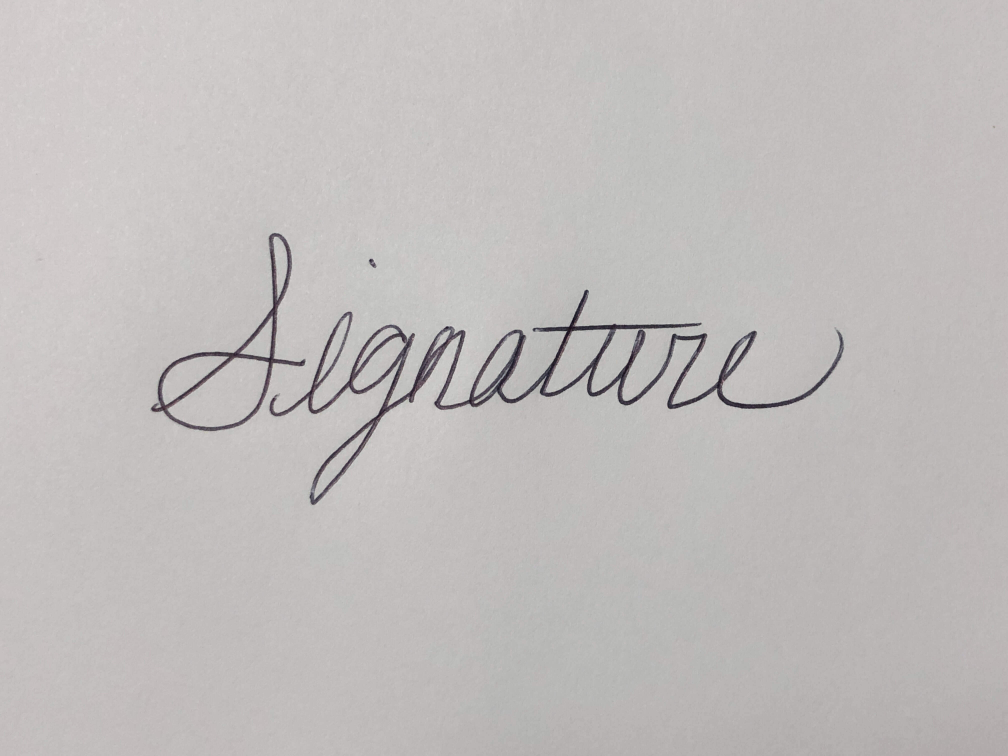
#> input picture signature.jpg, 4032 x 3024 px (shown at 1/4 size)
$ python main.py
#> lines starting #> are read from the running program, lines starting #| are printed output that depends on the picture; after the words box and inside, x2 and y2 are one past the last pixel; in counts of white or black regions, pixels touching at a corner belong together
import matplotlib.pyplot as plt
import cv2
import numpy as np

plt.rcParams['figure.figsize'] = (6.0, 6.0)
plt.rcParams['image.cmap'] = 'gray'
sig_org = cv2.imread('signature.jpg', cv2.IMREAD_COLOR)
#> sig_org is the input picture: shape (3024, 4032, 3); mean B, G, R 187.7, 188.6, 192.2

# Crop the original image
sig = sig_org[700:2100, 450:3500, :]
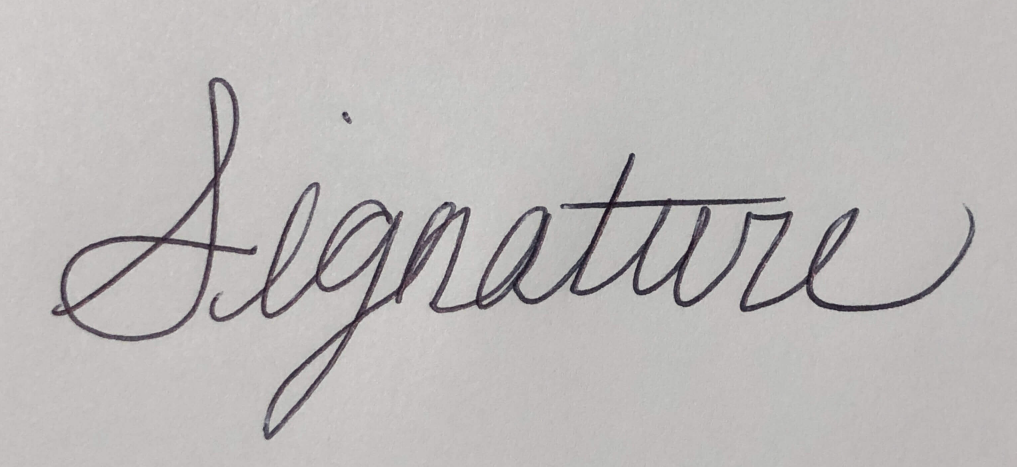
#> sig: shape (1400, 3050, 3) (shown at 1/3 size); mean B, G, R 184.9, 185.6, 188.7

# Convert to gray
sig_gray = cv2.cvtColor(sig, cv2.COLOR_BGR2GRAY)

# Create an alpha mask using inverse thresholding
ret, alpha_mask = cv2.threshold(sig_gray, 170, 255, cv2.THRESH_BINARY_INV)
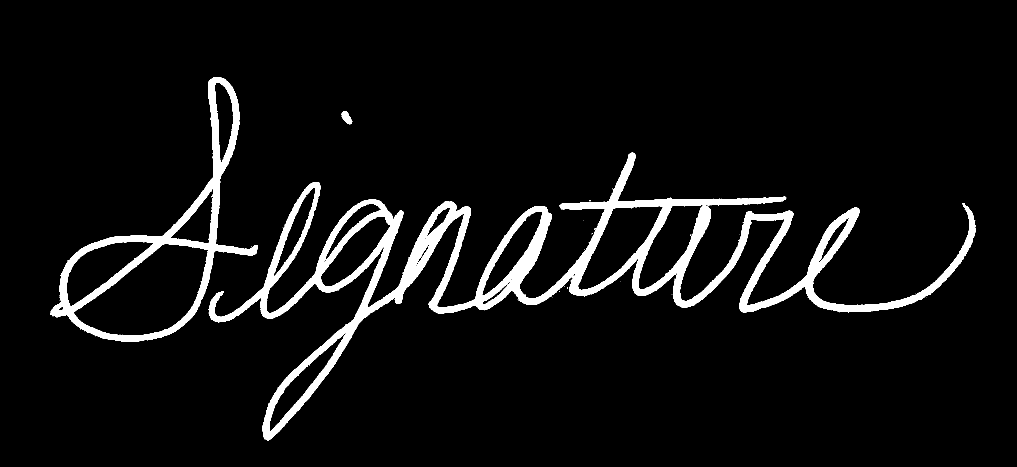
#> alpha_mask: shape (1400, 3050) (shown at 1/3 size); 5.9% white; 44 white regions (41 under 20 px), largest, box (x1, y1, x2, y2) and area: (625, 458, 2927, 1321) 197080, (151, 231, 774, 1026) 53072, (1024, 334, 1057, 373) 722

# We can enhance the color to look like blue ink
blue_mask = sig.copy()
blue_mask[:, :] = (255, 0, 0)
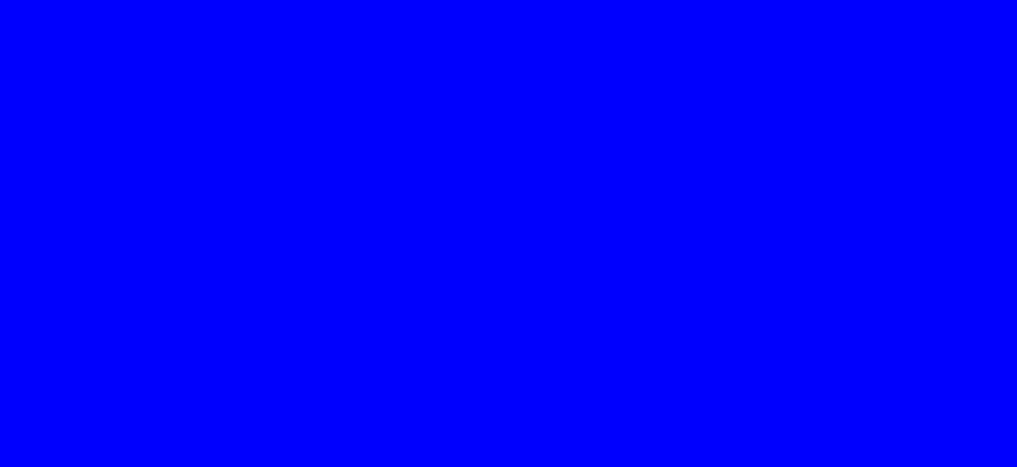
#> blue_mask: shape (1400, 3050, 3) (shown at 1/3 size); mean B, G, R 255, 0, 0

sig_color = cv2.addWeighted(sig, 1, blue_mask, 0.5, 0)
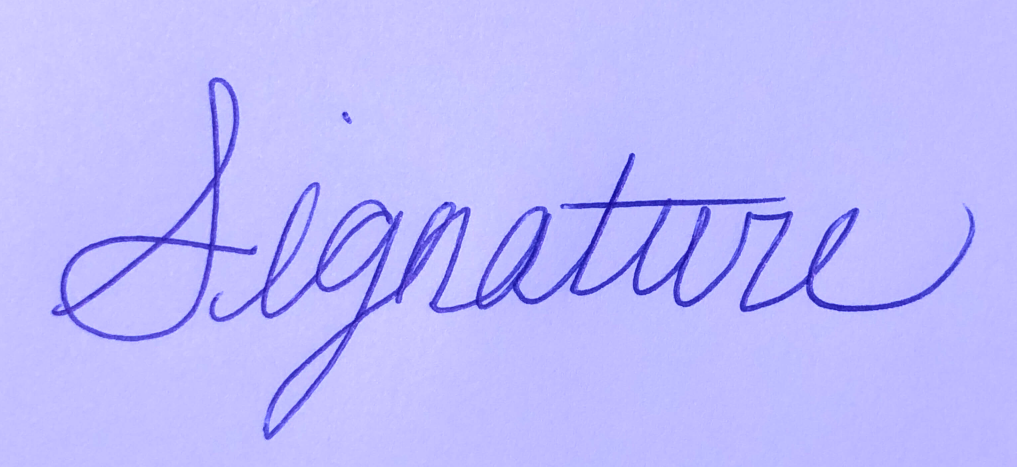
#> sig_color: shape (1400, 3050, 3) (shown at 1/3 size); mean B, G, R 252.7, 185.6, 188.7

# Add the alpha mask as the 4th channel to the image

# split the color channels from the color image
b, g, r = cv2.split(sig_color)
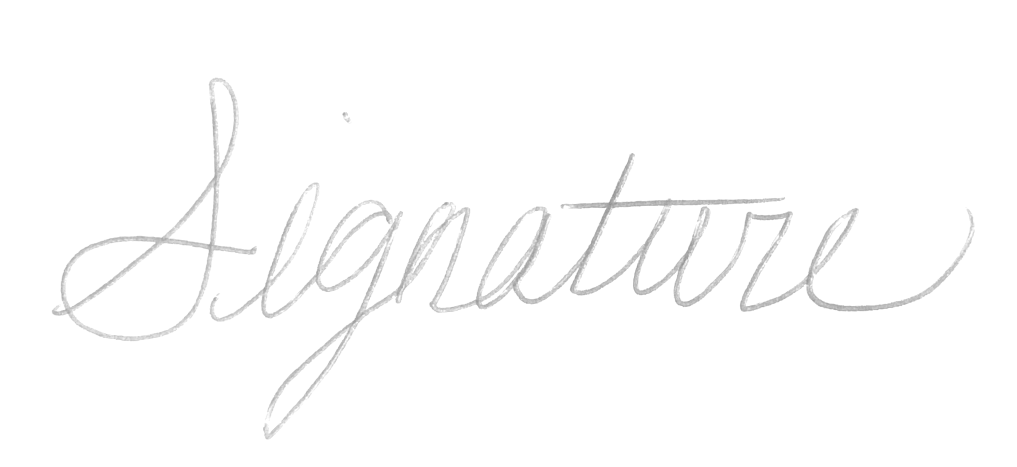
#> b: shape (1400, 3050) (shown at 1/3 size); min 138, max 255, mean 252.7

new = [b, g, r, alpha_mask]

png = cv2.merge(new, 4)

cv2.imwrite('extracted_sig.png', png)
